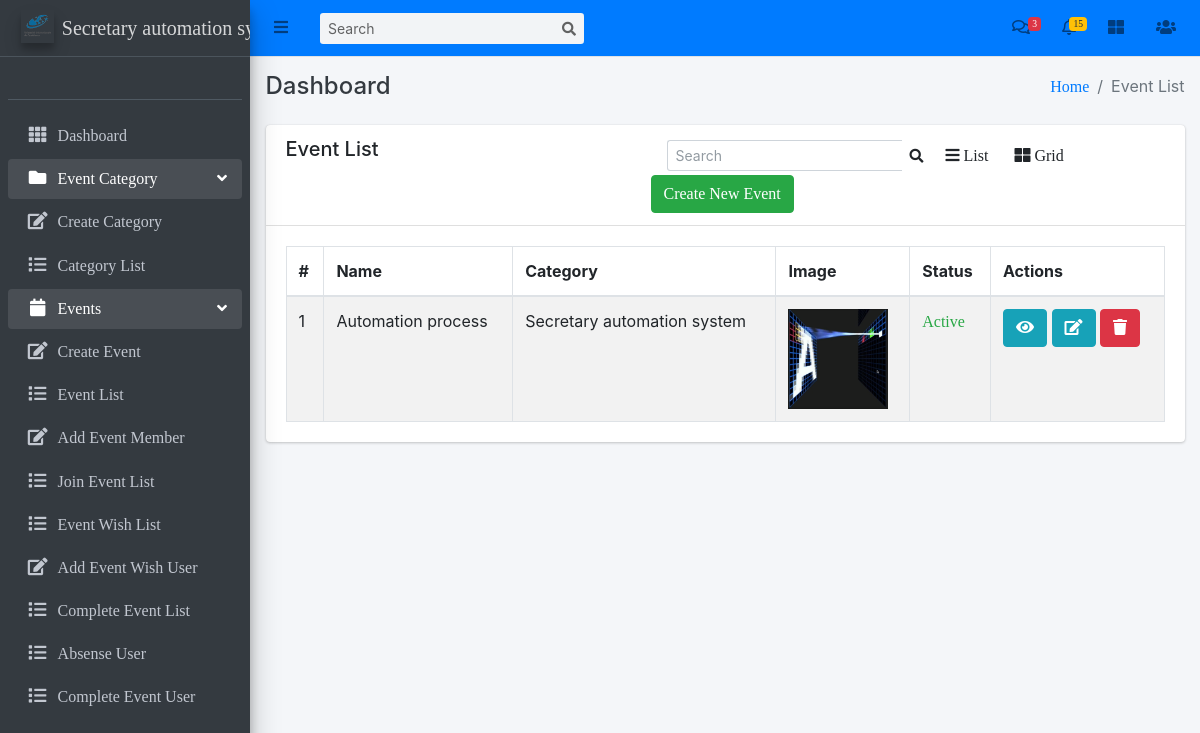
The page /events/event-list/ (signed in) on the database its author committed.
### events/models.py (models this page shows, shortened)
class Event(models.Model):
    category = models.ForeignKey(EventCategory, on_delete=models.CASCADE)
    name = models.CharField(max_length=255, unique=True)
    uid = models.PositiveIntegerField(unique=True)
    description = RichTextUploadingField()
    job_category = models.ForeignKey(JobCategory, on_delete=models.CASCADE, null=True, blank=True)
    select_scheduled_status = (
        ('yet to scheduled', 'Yet to Scheduled'),
        ('scheduled', 'Scheduled')
    )
    scheduled_status = models.CharField(max_length=25, choices=select_scheduled_status)
    venue = models.CharField(max_length=255)
    start_date = models.DateField()
    end_date = models.DateField()
    location = LocationField(null=True, blank=True)
    points = models.PositiveIntegerField(null=True, blank=True)
    maximum_attende = models.PositiveIntegerField(null=True, blank=True)
    created_user = models.ForeignKey('auth.User', on_delete=models.CASCADE, blank=True, null=True, related_name='event_created_user')
    updated_user = models.ForeignKey('auth.User', on_delete=models.CASCADE, blank=True, null=True, related_name='event_updated_user')
    created_date = models.DateField(auto_now_add=True)
    updated_date = models.DateField(auto_now_add=True)
    status_choice = (
        ('disabled', 'Disabled'),
        ('active', 'Active'),
        ('deleted', 'Deleted'),
        ('time out', 'Time Out'),
        ('completed', 'Completed'),
        ('cancel', 'Cancel'),
    )
    status = models.CharField(choices=status_choice, max_length=10)

class EventCategory(models.Model):
    name = models.CharField(max_length=255, unique=True)
    code = models.CharField(max_length=6, unique=True)
    image = models.ImageField(upload_to='event_category/')
    priority = models.IntegerField(unique=True)
    created_user = models.ForeignKey('auth.User', on_delete=models.CASCADE, related_name='created_user')
    updated_user = models.ForeignKey('auth.User', on_delete=models.CASCADE, related_name='updated_user')
    created_date = models.DateField(auto_now_add=True)
    updated_date = models.DateField(auto_now_add=True)
    status_choice = (
        ('disabled', 'Disabled'),
        ('active', 'Active'),
        ('deleted', 'Deleted'),
        ('blocked', 'Blocked'),
        ('completed', 'Completed'),
    )
    status = models.CharField(choices=status_choice, max_length=10)
    def __str__(self):
        return self.name

class EventImage(models.Model):
    event = models.OneToOneField(Event, on_delete=models.CASCADE)
    image = models.ImageField(upload_to='event_image/')

### events/views.py (the view)
# urls.py: path('event-list/', EventListView.as_view(), name='event-list'),
class EventListView(LoginRequiredMixin, ListView):
    login_url = 'login'
    model = Event
    template_name = 'events/event_list.html'
    context_object_name = 'events'

### templates/events/event_list.html (shortened to what this page needs)
{% extends 'base/base.html' %}
{% block breadcrumb %}Event List{% endblock breadcrumb %}
{% block content %}
    <div class="row">
        <div class="col-md-12">
            <div class="card">
                <div class="card-header">
                    <div class="row">
                        <div class="col-md-5">
                            <h5>Event List</h5>
                        </div>
                        <div class="col-md-7">
                            <div class="row">
                                <form class="form-inline ml-3" action="{% url 'search-event' %}" method="POST">
                                    <div class="input-group input-group-sm">
                                      <input class="form-control form-control-navbar" name="search" type="search" placeholder="Search" aria-label="Search">
                                      <div class="input-group-append">
                                        <button class="btn btn-navbar" type="submit">
                                          <i class="fas fa-search"></i>
                                        </button>
                                      </div>
                                    </div>
                                  </form>
                                <a class="btn" onclick="listView()"><i class="fa fa-bars"></i> List</a>
                                <a class="btn active" onclick="gridView()"><i class="fa fa-th-large"></i> Grid</a>
                                <a class="btn btn-success" href="{% url 'event-create' %}">Create New Event</a>
                            </div>
                        </div>
                    </div>
                </div>
                <div class="card-body">
                      <table class="table table-striped table-bordered datatable dataTable no-footer" id="DataTables_Table_0" role="grid" aria-describedby="DataTables_Table_0_info" style="border-collapse: collapse !important">
                        <thead>
                            <tr role="row">
                                <th>#</th>
                                <th>Name</th>
                                <th>Category</th>
                                <th class="event_image">Image</th>
                                <th>Status</th>
                                <th>Actions</th>
                            </tr>
                        </thead>
                        <tbody>
                            {% for event in events %}
                              <tr>
                                  <td>{{ forloop.counter }}</td>
                                  <td>{{ event.name }}</td>
                                  <td>{{ event.category }}</td>
                                  <td class="event_image">
                                      <img class="event_image" src="{{ event.eventimage.image.url }}" alt="Image" height="100px" width="100px">
                                  </td>
                                  <td>
                                      {% if event.status == 'active' %}
                                        <a href="{% url 'update-event-status' event.id %}" class="text-success">{{ event.status|title }}</a>
                                      {% elif event.status == 'completed' %}
                                        <a href="{% url 'update-event-status' event.id %}" class="text-primary">{{ event.status|title }}</a>
                                      {% else %}
                                        <a href="{% url 'update-event-status' event.id %}" class="text-danger">{{ event.status|title }}</a>
                                      {% endif %}
                                  </td>
                                  <td>
                                      <a class="btn btn-info" href="{% url 'event-detail' event.pk %}" title="view">
                                          <i class="fa fa-eye"></i>
                                      </a>
                                      <a class="btn btn-info" href="{% url 'event-edit' event.pk %}" title="edit">
                                        <i class="fa fa-edit"></i>
                                    </a>
                                      <a class="btn btn-danger" href="{% url 'event-delete' event.pk %}" title="delete">
                                          <i class="fa fa-trash"></i>
                                      </a>
                                  </td>
                              </tr>
                            {% endfor %}
                        </tbody>
                    </table>
                </div>
            </div>
        </div>
    </div>
{% endblock content %}

### rows shown on the page
Event: name "Automation process", category "Secretary automation system", eventimage.image (picture), status "Active"
